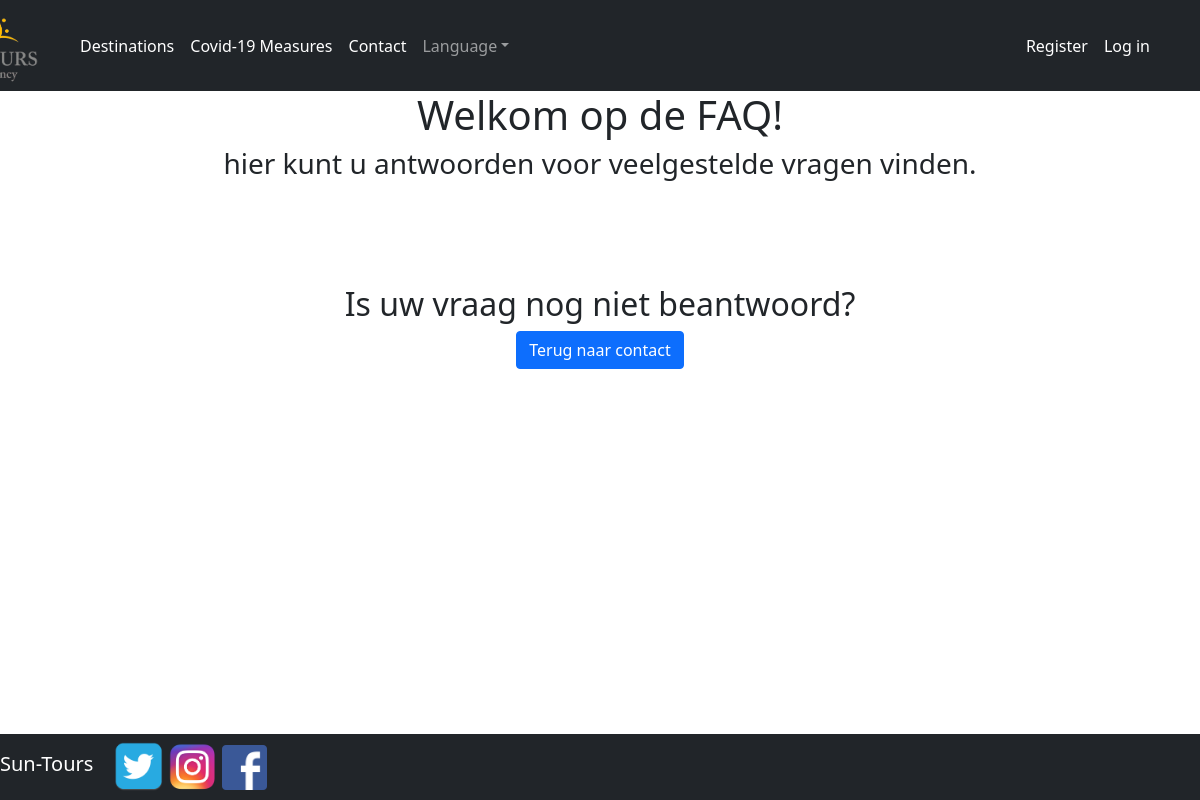
The app's page /Sun-Tours-website/faq.php, older data.
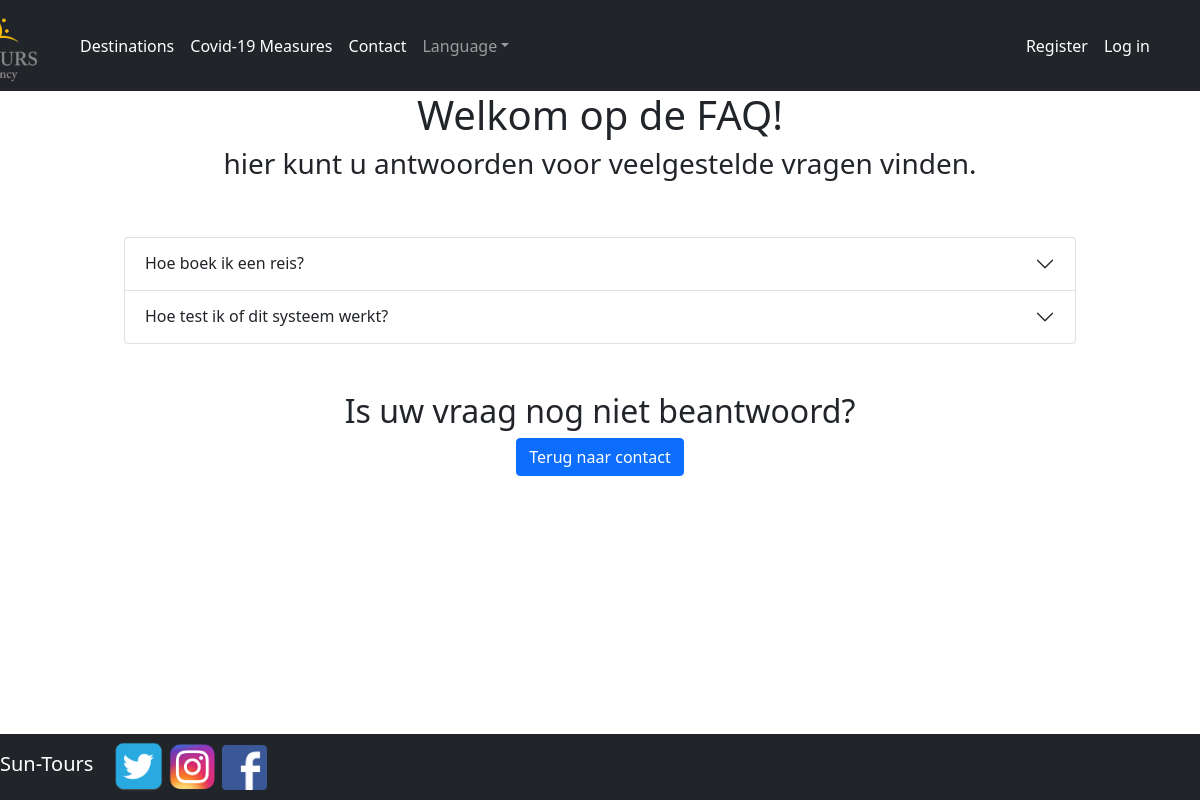
The same page, newer data.
### tables this page shows
CREATE TABLE IF NOT EXISTS `faq` (
  `QID` int(10) NOT NULL AUTO_INCREMENT,
  `Vraag-NL` text NOT NULL,
  `Vraag-EN` text NOT NULL,
  `Antwoord-NL` text NOT NULL,
  `Antwoord-EN` text NOT NULL,
  PRIMARY KEY (`QID`)
);

### Sun-Tours-website/Classes/faqClass.php (the view, shortened to what this page needs)
<?php
class Faq
{
  private $vraagNL;
  function __construct($qID, $vraagNL, $antwoordNL, $vraagEN, $antwoordEN)
  {
    $this->vraagNL = $vraagNL;
  }
  public function ShowFaq($key){ ?>
    <div class="accordion-item">
      <h2 class="accordion-header" id="heading<?php echo $key ?>">
        <button class="accordion-button collapsed" type="button" data-bs-toggle="collapse" data-bs-target="#collapse<?php echo $key ?>" aria-expanded="true" aria-controls="collapse<?php echo $key ?>">
          <?php echo $this->vraagNL; ?>
        </button>
      </h2>
    </div>
  <?php }
}
 ?>

### Sun-Tours-website/header.php (shortened to what this page needs)
<?php
include_once('Classes/faqClass.php');
?>
<html lang="nl" dir="ltr">
   <head>
      <link rel="stylesheet" href="bootstrap/css/bootstrap.min.css"/>
      <link rel="stylesheet" href="test.css"/>
   </head>
   <body>
      <nav class="navbar navbar-expand-lg navbar-dark bg-dark">
         <div class="container">
            <a href="home.php"><img src="Pics\Sun-Tours-logo.png" class="sun" alt="Suntours"></a>
            <div class="collapse navbar-collapse" id="navbarNav">
               <ul class="navbar-nav">
                  <li class="nav-item">
                     <a class="nav-link active" aria-current="page" href="bestemmingen.php">Destinations</a>
                  </li>
                  <li class="nav-item">
                     <a class="nav-link active" aria-current="page" href="covid.php">Covid-19 Measures</a>
                  </li>
                  <li class="nav-item">
                     <a class="nav-link active" aria-current="page" href="contact.php">Contact</a>
                  </li>
                  <li class="nav-item dropdown">
                     <a class="nav-link dropdown-toggle" href="#" id="navbarDropdown" role="button" data-bs-toggle="dropdown" aria-expanded="false">Language</a>
                  </li>
                  <object data="Pics/flag-uk.svg" width="20" ></object>
               </ul>
               <ul class="navbar-nav ms-auto">
               <?php if(isset($_SESSION['user'])){ ?>
                     <li class="nav-item" style="padding-right: 5px;">
                        <form method="post">
                           <button type='submit' name='logout' class='btn btn-danger btn-block'>Log out <i class="fas fa-sign-out-alt"></i></button>
                        </form>
                     </li>
                  <?php }else{ ?>
                     <li class="nav-item">
                        <a class="nav-link active" aria-current="page" href="signup.php">Register</a>
                     </li>
                     <li class="nav-item">
                        <a class="nav-link active" aria-current="page" href="login.php">Log in</a>
                     </li>
                  <?php } ?>
               </ul>
            </div>
         </div>
      </nav>
   </body>

### Sun-Tours-website/faq.php (shortened to what this page needs)
<?php include_once 'header.php' ?>
  <head>
        <link rel="stylesheet" href="test.css"/>
  </head>
  <body>
    <?php
    $db = $database->connection();
    $stmt = $db->prepare("SELECT `QID`,`Vraag-NL`,`Antwoord-NL`,`Vraag-EN`,`Antwoord-EN` FROM `FAQ`");
    $stmt->execute();
    $result = $stmt->fetchAll(PDO::FETCH_ASSOC);
    $FAQs = $result;
    ?>
    <h1 style="text-align: center;">Welkom op de FAQ!</h1>
    <h3 style="text-align: center;">hier kunt u antwoorden voor veelgestelde vragen vinden.</h3>
    <div class="container col-xl-10 col-xxl-6 px-4 py-5">
      <div class="accordion" id="accordionExample">
        <?php
        foreach ($FAQs as $key => $FAQ){
          $FAQ[$key] = new Faq($FAQ['QID'], $FAQ['Vraag-NL'], $FAQ['Antwoord-NL'], $FAQ['Vraag-EN'], $FAQ['Antwoord-EN']);
          $FAQ[$key]->ShowFaq($key);
        }
        ?>
      </div>
    </div>
    <h2 style="text-align: center;">Is uw vraag nog niet beantwoord?</h2>
    <form action='contact.php' style="text-align: center;">
      <button type='submit' name='contact' class='btn btn-primary btn-block'>Terug naar contact</button>
    </form>
  </body>
<?php include_once 'footer.php'; ?>

### Sun-Tours-website/footer.php (shortened to what this page needs)
<body>
  <nav class="navbar fixed-bottom navbar-dark bg-dark">
    <div class="footer-img">
      <a class="navbar-brand" href="#">Sun-Tours</a>
      <a href="https://twitter.com"><img src="Pics\Twitter-logo.png" class="twitter" height="40px" alt="Twitter" ></a>
      <a href="https://www.instagram.com/"><img src="Pics\Instagram-logo.png" class="instagram" alt="Instagram" ></a>
      <a href="https://www.facebook.com/"><img src="Pics\Facebook-logo.png" class="facebook" alt="Facebook" ></a>
    </div>
  </nav>
</body>

### Sun-Tours-website/test.css (style rules this page uses)
.sun { margin-left: -145; width: 175px; height: 75px; }
.instagram ,.twitter { width:50px; height:50px; }
.facebook { width:45px; height: 45px; }

Row changes from the older to the newer data that the page shows:
added faq: value "Hoe boek ik een reis?"
added faq: value "Hoe test ik of dit systeem werkt?"
